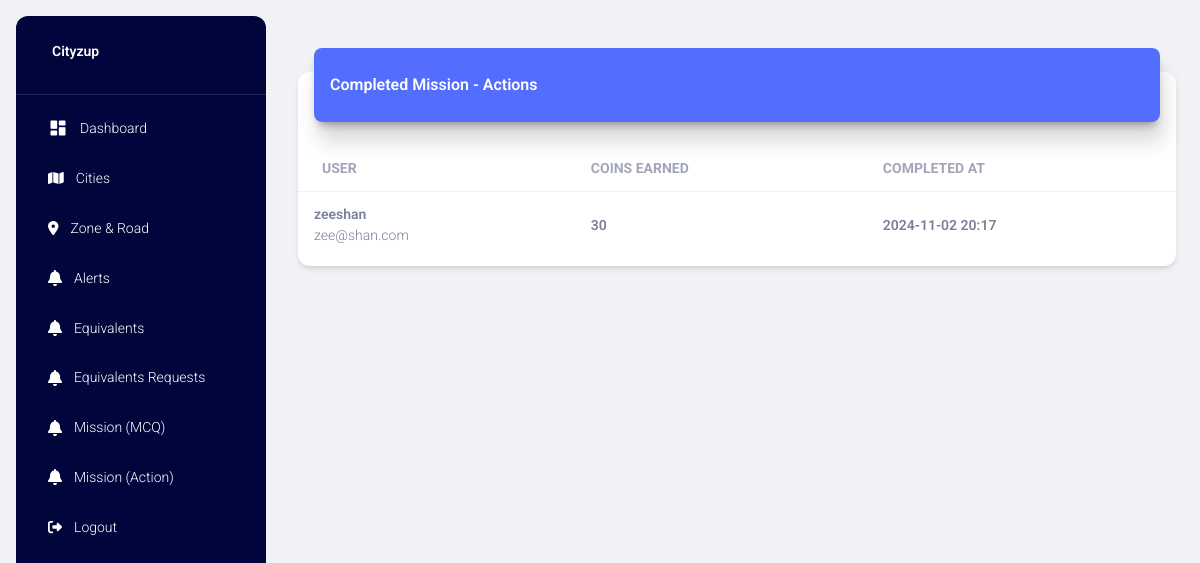
/completed_mission_actions (signed in), run on an earlier commit of the app's database.
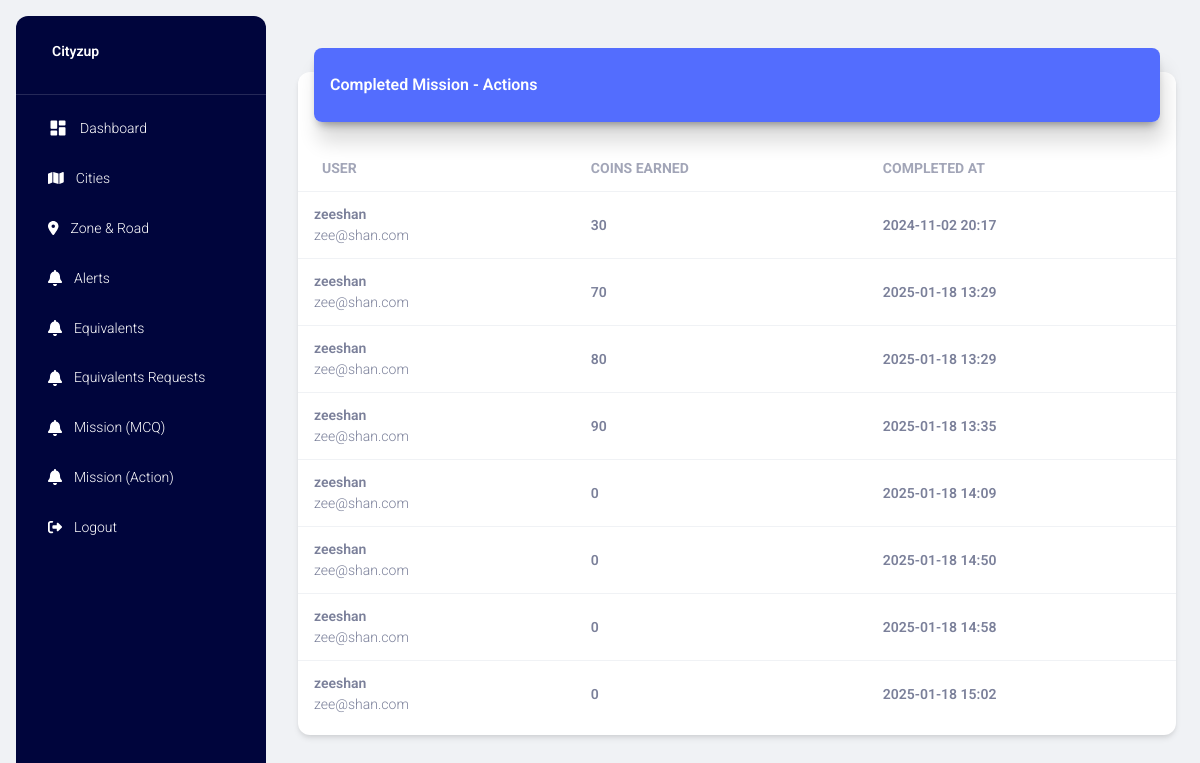
And on a later commit of the database.
### project/models.py (models this page shows, shortened)
class MissionActionsCompleted(db.Model):
    mac_id = db.Column(db.Integer, primary_key=True)
    au_id = db.Column(db.Integer, db.ForeignKey('app_user.au_id'), nullable=False)
    total_coins = db.Column(db.Integer, nullable=False)
    created_at = db.Column(db.DateTime, default=datetime.utcnow)
    user = db.relationship('AppUser', backref=db.backref('missions_completed', lazy=True))

class AppUser(db.Model):
    au_id = db.Column(db.Integer, primary_key=True)
    au_full_name = db.Column(db.String(100), nullable=False)
    au_email = db.Column(db.String(120), unique=True, nullable=False)
    au_mobile_number = db.Column(db.String(15), unique=True, nullable=False)
    au_password_hash = db.Column(db.String(128), nullable=False)
    au_photo = db.Column(db.String(255), nullable=True)

### project/main.py (the view)
@main.route('/completed_mission_actions')
@login_required
def completed_missions():
    completed_missions = MissionActionsCompleted.query.join(AppUser).all()
    return render_template('mission_action_completed.html', missions=completed_missions)

### project/models.py (called while the page is built)
@login_manager.user_loader
def load_user(user_id):
    return User.query.get(int(user_id))

### project/templates/mission_action_completed.html (shortened to what this page needs)
{% extends "layout.html" %}
{% block content %}
<div class="container-fluid py-4">
    <div class="row">
        <div class="col-12">
            <div class="card my-4">
                <div class="card-header p-0 position-relative mt-n4 mx-3 z-index-2">
                    <div class="bg-gradient-primary shadow-primary border-radius-lg pt-4 pb-3">
                        <h6 class="text-white text-capitalize ps-3">Completed Mission - Actions</h6>
                    </div>
                </div>
                <div class="card-body px-0 pb-2">
                    <div class="table-responsive p-0">
                        {% if missions|length > 0 %}
                        <table class="table align-items-center mb-0">
                            <thead>
                                <tr>
                                    <th class="text-uppercase text-secondary text-sm font-weight-bolder opacity-7">User</th>
                                    <th class="text-uppercase text-secondary text-sm font-weight-bolder opacity-7 ps-2">Coins Earned</th>
                                    <th class="text-uppercase text-secondary text-sm font-weight-bolder opacity-7 ps-2">Completed At</th>
                                </tr>
                            </thead>
                            <tbody>
                                {% for mission in missions %}
                                <tr>
                                    <td>
                                        <div class="d-flex px-2 py-1">
                                            <div class="d-flex flex-column justify-content-center">
                                                <p class="text-sm font-weight-bold mb-0">{{ mission.user.au_full_name }}</p>
                                                <p class="text-sm text-secondary mb-0">{{ mission.user.au_email }}</p>
                                            </div>
                                        </div>
                                    </td>
                                    <td>
                                        <p class="text-sm font-weight-bold mb-0">{{ mission.total_coins }}</p>
                                    </td>
                                    <td>
                                        <p class="text-sm font-weight-bold mb-0">{{ mission.created_at.strftime('%Y-%m-%d %H:%M') }}</p>
                                    </td>
                                </tr>
                                {% endfor %}
                            </tbody>
                        </table>
                        {% else %}
                        <h4 class="text-center">No completed missions available.</h4>
                        {% endif %}
                    </div>
                </div>
            </div>
        </div>
    </div>
</div>
{% endblock %}

### project/templates/layout.html (shortened to what this page needs)
<!DOCTYPE html>
<html lang="en">
<head>
  <link href="{{url_for('static',filename='css/nucleo-icons.css')}}" rel="stylesheet" />
  <link href="{{url_for('static',filename='css/nucleo-svg.css')}}" rel="stylesheet" />
  <link rel="stylesheet" href="{{url_for('static',filename='fontawesome-free-6.3.0-web/css/all.min.css')}}">
  <link id="pagestyle" href="{{url_for('static',filename='css/material-dashboard.css')}}" rel="stylesheet" />
  <link rel="stylesheet" href="{{url_for('static',filename='css/styles.css')}}">
</head>
<body class="g-sidenav-show  bg-gray-200">
  <aside
    class="sidenav navbar navbar-vertical navbar-expand-xs border-0 border-radius-xl my-3 fixed-start ms-3   bg-gradient-dark"
    id="sidenav-main">
    <div class="sidenav-header">
      <a class="navbar-brand m-0" href="">
        <span class="ms-1 font-weight-bold text-white">Cityzup</span>
      </a>
    </div>
    <hr class="horizontal light mt-0 mb-2">
    <div class="collapse navbar-collapse  w-auto  max-height-vh-100" id="sidenav-collapse-main">
      <ul class="navbar-nav">
        <li class="nav-item">
          <a class="nav-link text-white" href="{{ url_for('main.home') }}">
            <div class="text-white text-center me-2 d-flex align-items-center justify-content-center">
              <i class="material-icons opacity-10">dashboard</i>
            </div>
            <span class="nav-link-text ms-1">Dashboard</span>
          </a>
        </li>
        <li class="nav-item">
          <a class="nav-link text-white " href="{{ url_for('main.cities') }}">
            <div class="text-white text-center me-2 d-flex align-items-center justify-content-center">
            </div>
            <span class="nav-link-text ms-1">Cities</span>
          </a>
        </li>
        <li class="nav-item">
          <a class="nav-link text-white" href="{{url_for('main.zones_and_roads')}}">
            <div class="text-white text-center me-2 d-flex align-items-center justify-content-center">
            </div>
            <span class="nav-link-text ms-1">Zone & Road</span>
          </a>
        </li>
        <li class="nav-item">
          <a class="nav-link text-white" href="{{url_for('main.get_alerts_with_user_info')}}">
            <div class="text-white text-center me-2 d-flex align-items-center justify-content-center">
            </div>
            <span class="nav-link-text ms-1">Alerts</span>
          </a>
        </li>
        <li class="nav-item">
          <a class="nav-link text-white" href="{{url_for('main.equivalents')}}">
            <div class="text-white text-center me-2 d-flex align-items-center justify-content-center">
            </div>
            <span class="nav-link-text ms-1">Equivalents</span>
          </a>
        </li>
        <li class="nav-item">
          <a class="nav-link text-white" href="{{url_for('main.equivalents_requests')}}">
            <div class="text-white text-center me-2 d-flex align-items-center justify-content-center">
            </div>
            <span class="nav-link-text ms-1">Equivalents Requests</span>
          </a>
        </li>
        <li class="nav-item">
          <a class="nav-link text-white" href="{{url_for('main.mission_mcqs')}}">
            <div class="text-white text-center me-2 d-flex align-items-center justify-content-center">
            </div>
            <span class="nav-link-text ms-1">Mission (MCQ)</span>
          </a>
        </li>
        <li class="nav-item">
          <a class="nav-link text-white" href="{{url_for('main.mission_actions')}}">
            <div class="text-white text-center me-2 d-flex align-items-center justify-content-center">
            </div>
            <span class="nav-link-text ms-1">Mission (Action)</span>
          </a>
        </li>
        <li class="nav-item">
          <a class="nav-link text-white " href="{{url_for('auth.logout')}}">
            <div class="text-white text-center me-2 d-flex align-items-center justify-content-center">
            </div>
            <span class="nav-link-text ms-1">Logout</span>
          </a>
        </li>
      </ul>
    </div>
  </aside>
  <main class="main-content position-relative max-height-vh-100 h-100 border-radius-lg ">
    <nav class="navbar navbar-main navbar-expand-lg px-0 mx-4 shadow-none border-radius-xl" id="navbarBlur"
      navbar-scroll="true">
      <div class="container-fluid py-1 px-3">
      </div>
    </nav>
    <div class="">
      {% block content %}{% endblock %}
    </div>
  </main>
</body>
</html>

### project/static/css/styles.css (style rules this page uses)
.navbar-vertical.navbar-expand-xs .navbar-collapse { height: auto; }
.bg-gradient-primary { background-image: linear-gradient(195deg, #536dfe 0%, #536dfe 100%); }
.bg-gradient-dark { background-image: linear-gradient(195deg, #00053c 0%, #00053c 100%); }
.shadow-primary { box-shadow: 4px 20px 20px rgba(0, 0, 0, 0.14), 0px 7px 10px -5px rgba(0, 0, 0, 0.4) !important }

### project/templates/layout.html (style rules this page uses)
svg { fill: #f9fafd }
svg { fill: #ffffff }

What changed in the data, as far as the page shows it:
added MissionActionsCompleted: user.au_full_name "zeeshan", user.au_email "zee@shan.com", total_coins "70", created_at "2025-01-18 13:29"
added MissionActionsCompleted: user.au_full_name "zeeshan", user.au_email "zee@shan.com", total_coins "80", created_at "2025-01-18 13:29"
added MissionActionsCompleted: user.au_full_name "zeeshan", user.au_email "zee@shan.com", total_coins "90", created_at "2025-01-18 13:35"
added MissionActionsCompleted: user.au_full_name "zeeshan", user.au_email "zee@shan.com", total_coins "0", created_at "2025-01-18 14:09"
added MissionActionsCompleted: user.au_full_name "zeeshan", user.au_email "zee@shan.com", total_coins "0", created_at "2025-01-18 14:50"
added MissionActionsCompleted: user.au_full_name "zeeshan", user.au_email "zee@shan.com", total_coins "0", created_at "2025-01-18 14:58"
added MissionActionsCompleted: user.au_full_name "zeeshan", user.au_email "zee@shan.com", total_coins "0", created_at "2025-01-18 15:02"
